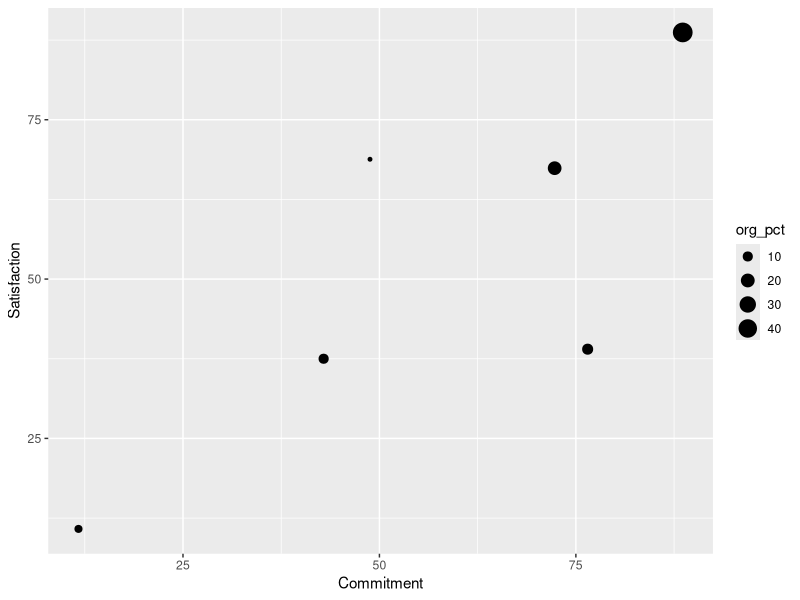
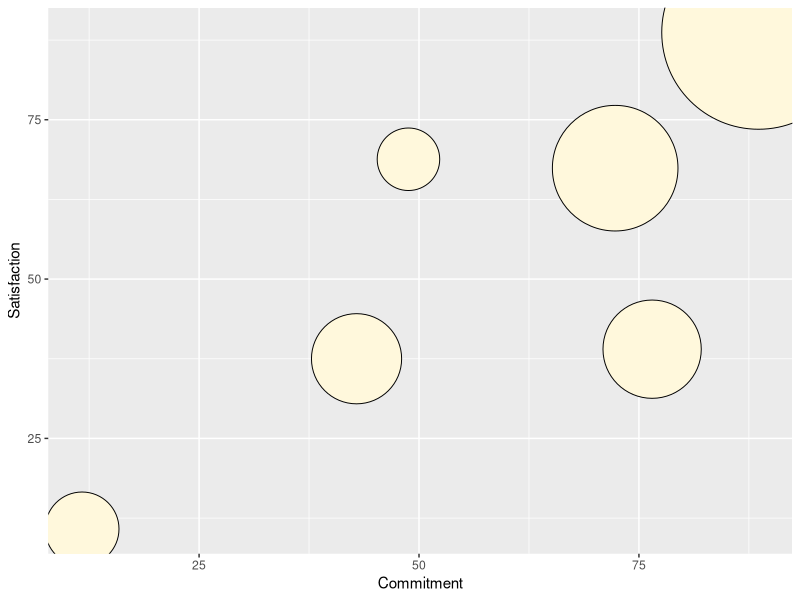
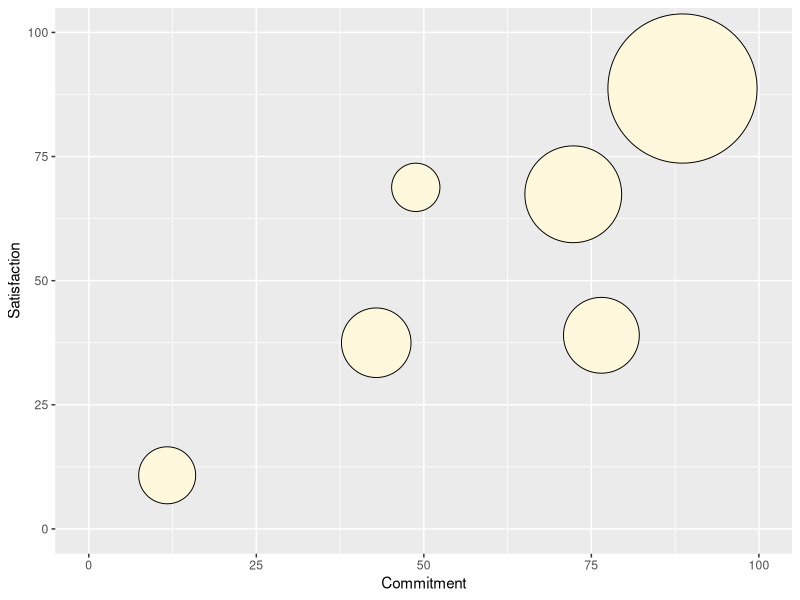
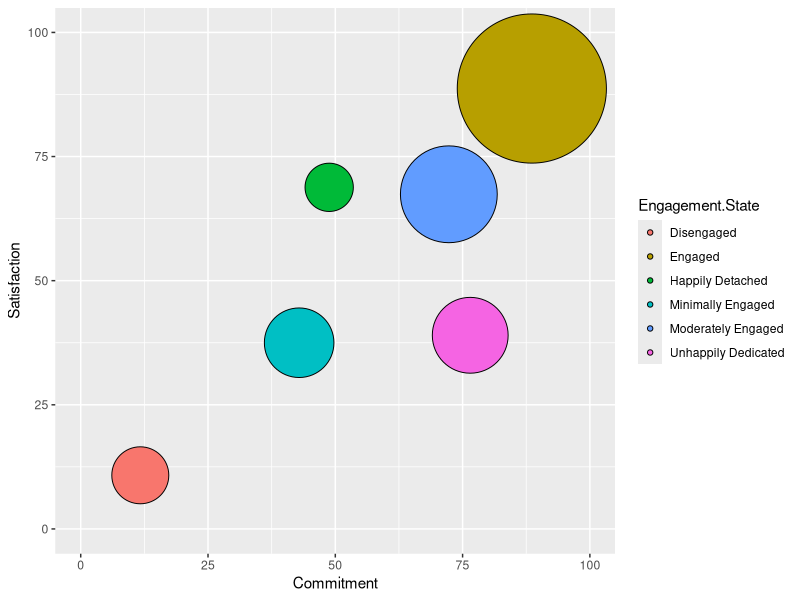

The R script that drew these images, in order:
## ---- chunk 1
knitr::opts_chunk$set(echo = TRUE)
## ---- chunk 2

# preliminaries

setwd("C:/@data/GitHub/WES_engagement_states")

library(ggplot2)
library(dplyr)

eng_state_data <- read.csv("./data/eng_states_data.csv")

eng_state_data <- eng_state_data %>%
  group_by(ORGID) %>%
  mutate(org_pct = Employees/sum(Employees)*100)

## ---- chunk 3

eng_state_plot <- ggplot(subset(eng_state_data, ORGID == "OWL",),
            aes(x = Commitment, y = Satisfaction))

eng_state_plot + 
  geom_point(aes(size = org_pct))

eng_state_plot + 
  geom_point(aes(size = org_pct), shape = 21, colour = "black", fill = "cornsilk") +
  scale_size_area(max_size = 65, guide=FALSE)

# set axis

eng_state_plot + 
  geom_point(aes(size = org_pct), shape = 21, colour = "black", fill = "cornsilk") +
  scale_size_area(max_size = 50, guide=FALSE) +
  xlim(0, 100) +
  ylim(0, 100)



## ---- chunk 4

eng_state_plot <- ggplot(subset(eng_state_data, ORGID == "OWL",),
            aes(x = Commitment, y = Satisfaction, fill = Engagement.State)) +
  geom_point(aes(size = org_pct, stat="identity"), 
             shape = 21, colour = "black") +
  scale_size_area(max_size = 50, guide=FALSE) + 
  xlim(0,100) + ylim(0,100)


eng_state_plot  


